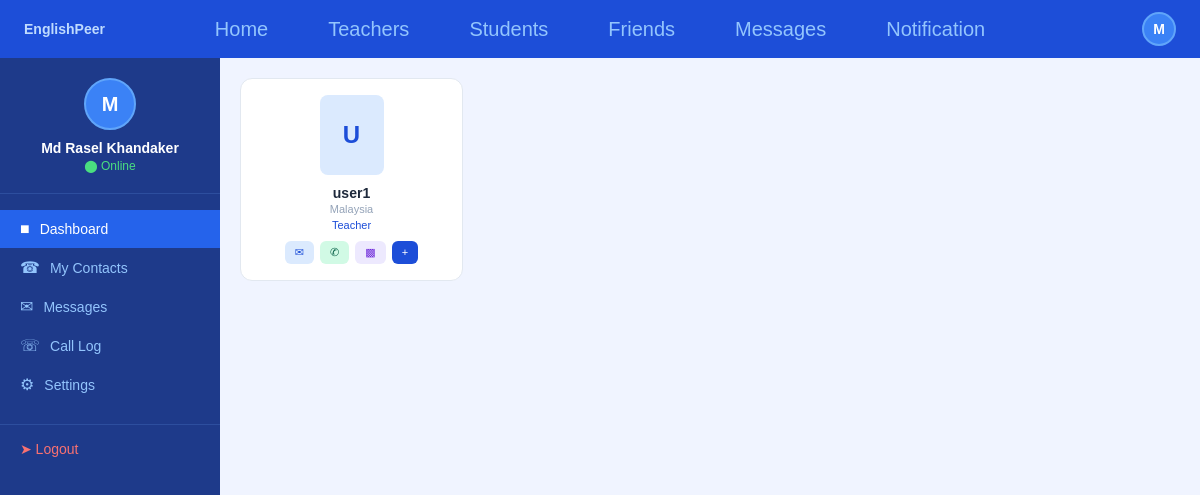
The page /home?role=Teacher (signed in) on the database its author committed.
### tables this page shows
CREATE TABLE users (
            id INTEGER PRIMARY KEY AUTOINCREMENT,
            email TEXT UNIQUE NOT NULL,
            password TEXT NOT NULL,
            name TEXT NOT NULL,
            phone TEXT,
            gender TEXT,
            country TEXT,
            education TEXT,
            role TEXT,
            profile_pic TEXT DEFAULT 'default.png',
            bio TEXT
        );

### app.py (the view)
@app.route('/home')
def home_feed():
    if 'email' not in session:
        return redirect(url_for('home'))
    ph = '%s' if os.environ.get('DATABASE_URL') else '?'
    role_filter = request.args.get('role', '')
    conn = get_db()
    c = conn.cursor()
    c.execute('SELECT COUNT(*) FROM users')
    total_users = c.fetchone()[0]
    if role_filter:
        c.execute(f'''SELECT email, name, country, role, gender, education
                     FROM users WHERE email != {ph} AND role={ph}''',
                  (session['email'], role_filter))
    else:
        c.execute(f'''SELECT email, name, country, role, gender, education
                     FROM users WHERE email != {ph}''',
                  (session['email'],))
    users = c.fetchall()
    conn.close()
    return render_template('home_feed.html',
                           username=session['name'],
                           email=session['email'],
                           users=users,
                           total_users=total_users,
                           role_filter=role_filter,
                           notif_count=get_notif_count())

### app.py (called while the page is built)
def get_db():
    DATABASE_URL = os.environ.get('DATABASE_URL')
    if DATABASE_URL:
        result = urlparse(DATABASE_URL)
        conn = psycopg2.connect(
            database=result.path[1:],
            user=result.username,
            password=result.password,
            host=result.hostname,
            port=result.port
        )
    else:
        conn = sqlite3.connect('users.db')
    return conn

def get_notif_count():
    if 'email' not in session:
        return 0
    ph = '%s' if os.environ.get('DATABASE_URL') else '?'
    conn = get_db()
    c = conn.cursor()
    c.execute(f"SELECT COUNT(*) FROM friends WHERE receiver={ph} AND status='pending'",
              (session['email'],))
    count = c.fetchone()[0]
    conn.close()
    return count

### templates/home_feed.html (shortened to what this page needs)
<!DOCTYPE html>
<html>
<head>
    <link rel="stylesheet" href="{{ url_for('static', filename='style.css') }}">
</head>
<body>
<nav class="navbar">
    <span class="logo">EnglishPeer</span>
    <div class="nav-links">
        <a href="/home">Home</a>
        <a href="/discover?role=Teacher">Teachers</a>
        <a href="/home?role=Student">Students</a>
        <a href="/friends">Friends</a>
        <a href="/messages">Messages</a>
        <a href="/notifications" style="position:relative;">
    Notification
</a>
    </div>
    <div class="nav-avatar">{{ username[0]|upper }}</div>
</nav>
<div class="dashboard-wrapper">
    <div class="sidebar">
        <div class="user-info">
            <div class="user-avatar">{{ username[0]|upper }}</div>
            <div class="user-name">{{ username }}</div>
            <div class="user-status">&#11044; Online</div>
        </div>
        <a href="/dashboard" class="menu-item active">
            <span class="menu-icon">&#9632;</span> Dashboard
        </a>
        <a href="/contacts" class="menu-item">
            <span class="menu-icon">&#9742;</span> My Contacts
        </a>
        <a href="/messages" class="menu-item">
            <span class="menu-icon">&#9993;</span> Messages
        </a>
        <a href="/calllog" class="menu-item">
            <span class="menu-icon">&#9743;</span> Call Log
        </a>
        <a href="/settings" class="menu-item">
            <span class="menu-icon">&#9881;</span> Settings
        </a>
        <a href="/logout" class="logout-btn">&#10148; Logout</a>
    </div>
    <div class="main-content" style="padding:20px;overflow-y:auto;">
    <div style="display:grid;grid-template-columns:repeat(4,1fr);gap:16px;">
        {% for user in users %}
<div style="background:white;border-radius:12px;border:0.5px solid #e2e8f0;padding:16px;text-align:center;">
    <div style="width:64px;height:80px;border-radius:8px;background:#dbeafe;color:#1d4ed8;display:flex;align-items:center;justify-content:center;font-size:24px;font-weight:bold;margin:0 auto 10px;">
        {{ user[1][0]|upper }}
    </div>
    <div style="font-size:14px;font-weight:600;color:#1e293b;margin-bottom:2px;">{{ user[1] }}</div>
    <div style="font-size:11px;color:#94a3b8;margin-bottom:4px;">{{ user[2] }}</div>
    <div style="font-size:11px;color:#1d4ed8;margin-bottom:10px;">{{ user[3] }}</div>
    <div style="display:flex;gap:6px;justify-content:center;">
        <a href="/chat/{{ user[0] }}" style="padding:5px 10px;background:#dbeafe;color:#1d4ed8;border-radius:6px;font-size:11px;text-decoration:none;">&#9993;</a>
        <a href="/call/{{ user[0] }}" style="padding:5px 10px;background:#d1fae5;color:#065f46;border-radius:6px;font-size:11px;text-decoration:none;">&#9990;</a>
        <a href="/call/{{ user[0] }}" style="padding:5px 10px;background:#ede9fe;color:#6d28d9;border-radius:6px;font-size:11px;text-decoration:none;">&#9641;</a>
        <a href="/add_friend/{{ user[0] }}" style="padding:5px 10px;background:#1d4ed8;color:white;border-radius:6px;font-size:11px;text-decoration:none;">+</a>
    </div>
</div>
{% endfor %}
    </div>
</div>
    </div>
</body>
</html>

### static/style.css (style rules this page uses)
* { margin: 0; padding: 0; box-sizing: border-box; font-family: Arial, sans-serif; }
body { background: #f0f4ff; min-height: 100vh; }
.navbar { background: #1d4ed8; padding: 12px 24px; display: grid; grid-template-columns: 1fr auto 1fr; align-items: center; }
.navbar .logo { font-size: 14px; font-weight: bold; color: #bfdbfe; }
.navbar .nav-links { display: flex; gap: 60px; align-items: center; justify-content: center; }
.navbar .nav-links a { font-size: 20px; color: #93c5fd; text-decoration: none; }
.navbar .nav-avatar { width: 34px; height: 34px; border-radius: 50%; background: #3b82f6; display: flex; align-items: center; justify-content: center; font-size: 14px; font-weight: bold; color: white; border: 2px solid #60a5fa; margin-left: auto; }
.dashboard-wrapper { display: grid; grid-template-columns: 220px 1fr; min-height: calc(100vh - 56px); }
.sidebar { background: #1e3a8a; padding: 20px 0; }
.sidebar .user-info { text-align: center; padding: 0 16px 20px; border-bottom: 0.5px solid #2d4e9e; margin-bottom: 16px; }
.sidebar .user-avatar { width: 52px; height: 52px; border-radius: 50%; background: #3b82f6; display: flex; align-items: center; justify-content: center; font-size: 20px; font-weight: bold; color: white; margin: 0 auto 10px; border: 2px solid #60a5fa; }
.sidebar .user-name { font-size: 14px; font-weight: 600; color: white; }
.sidebar .user-status { font-size: 12px; color: #4ade80; margin-top: 3px; }
.sidebar .menu-item { display: flex; align-items: center; gap: 10px; padding: 10px 20px; font-size: 14px; color: #93c5fd; text-decoration: none; transition: background 0.15s; }
.sidebar .menu-item:hover, .sidebar .menu-item.active { background: #2563eb; color: white; }
.sidebar .menu-icon { font-size: 16px; }
.sidebar .logout-btn { display: flex; align-items: center; gap: 10px; padding: 10px 20px; font-size: 14px; color: #f87171; text-decoration: none; margin-top: 20px; border-top: 0.5px solid #2d4e9e; padding-top: 16px; cursor: pointer; background: none; border-left: none; border-right: none; border-bottom: none; width: 100%; text-align: left; }
.main-content { padding: 24px; }

### rows shown on the page
users: name "U", name "user1", country "Malaysia", role "Teacher"

### other values the page prints
{{ username[0]|upper }} "M"
{{ username }} "Md Rasel Khandaker"
